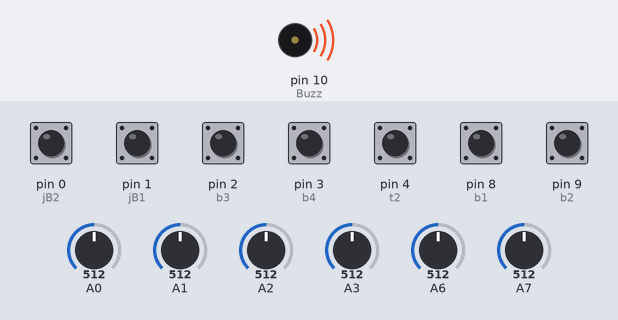
Recording of a sketch running on a simulated Arduino Nano, built with avr-gcc and run on an emulated ATmega328P. On the bench: buzzer (waves = sounding). Inputs (shaded band) come from the test bench; at power-on: pin 0 (jB2), pin 1 (jB1), pin 2 (b3), pin 3 (b4), pin 4 (t2), pin 8 (b1), pin 9 (b2) HIGH, A0 = 512, A1 = 512, A2 = 512, A3 = 512, A6 = 512, A7 = 512. No radio packets arrive unless stated.

Above: at 0.1 s.
At 2.3 s:
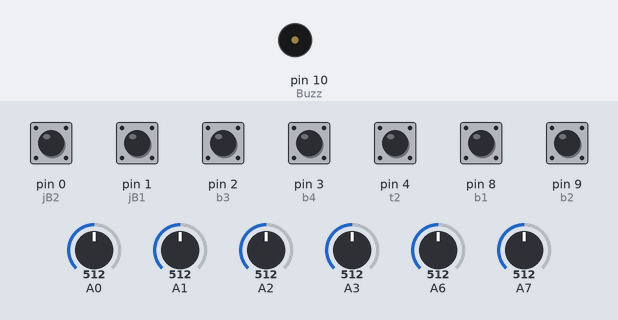
Timing chart, 0 to 3.8 s (numbered marks = the images above):
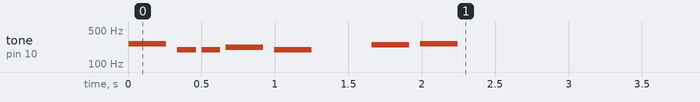

The sketch:

Arduino_Code_transmetter.ino
```cpp
//Project created by Mhamdi Ghaith
//facebook page: HardSoftRoboticsMh: https://www.facebook.com/profile.php?id=61574058525266
//Github: ghaithmhamd: https://github.com/ghaithmhamd
#include <SPI.h>
#include <nRF24L01.h>
#include <RF24.h>

#define Buzz 10
#define jB1 1  // Joystick button 1
#define jB2 0  // Joystick button 2
#define t1 7   // Toggle switch 1
#define t2 4   // Toggle switch 2
#define b1 8   // Button 1
#define b2 9   // Button 2
#define b3 2   // Button 3
#define b4 3   // Button 4

RF24 radio(5, 6);   // nRF24L01 (CE, CSN)
const byte address[6] = "00001";
// Max size of this struct is 32 bytes - NRF24L01 buffer limit
struct Data_Package {
  byte j1PotX;
  byte j1PotY;
  byte j1Button;
  byte j2PotX;
  byte j2PotY;
  byte j2Button;
  byte pot1;
  byte pot2;
  byte tSwitch1;
  byte tSwitch2;
  byte button1;
  byte button2;
  byte button3;
  byte button4;
};
Data_Package data;
void setup() {
  radio.begin();
  tone(Buzz, 262, 255);
  delay(331);
  tone(Buzz, 196, 127);
  delay(165);
  tone(Buzz, 196, 127);
  delay(165);
  tone(Buzz, 220, 255);
  delay(331);
  tone(Buzz, 196, 255);
  delay(331);
  tone(Buzz, 0  , 255);
  delay(331);
  tone(Buzz, 247, 255);
  delay(331);
  tone(Buzz, 262, 255);
  delay(331);
  noTone(Buzz);
  radio.openReadingPipe(0, address);
  radio.setAutoAck(false);
  radio.setDataRate(RF24_250KBPS);
  radio.setPALevel(RF24_PA_MAX);
  radio.startListening();
  radio.stopListening();
  radio.openWritingPipe(address);

  pinMode(jB1, INPUT_PULLUP);
  pinMode(jB2, INPUT_PULLUP);
  pinMode(t1, INPUT_PULLUP);
  pinMode(t2, INPUT_PULLUP);
  pinMode(b1, INPUT_PULLUP);
  pinMode(b2, INPUT_PULLUP);
  pinMode(b3, INPUT_PULLUP);
  pinMode(b4, INPUT_PULLUP);

  data.j1PotX = 127; // Values from 0 to 255. When Joystick is in resting position, the value is in the middle, or 127. We actually map the pot value from 0 to 1023 to 0 to 255 because that's one BYTE value
  data.j1PotY = 127;
  data.j2PotX = 127;
  data.j2PotY = 127;
  data.j1Button = 1;
  data.j2Button = 1;
  data.pot1 = 1;
  data.pot2 = 1;
  data.tSwitch1 = 1;
  data.tSwitch2 = 1;
  data.button1 = 1;
  data.button2 = 1;
  data.button3 = 1;
  data.button4 = 1;
}
void loop() {
  data.j1PotX = map(analogRead(A1), 0, 1023, 0, 255);
  data.j1PotY = map(analogRead(A0), 0, 1023, 0, 255);
  data.j2PotX = map(analogRead(A2), 0, 1023, 0, 255);
  data.j2PotY = map(analogRead(A3), 0, 1023, 0, 255);
  data.pot1 = map(analogRead(A7), 0, 1023, 0, 255);
  data.pot2 = map(analogRead(A6), 0, 1023, 0, 255);

  data.j1Button = digitalRead(jB1);
  data.j2Button = digitalRead(jB2);
  data.tSwitch2 = digitalRead(t2);
  data.button1 = digitalRead(b1);
  data.button2 = digitalRead(b2);
  data.button3 = digitalRead(b3);
  data.button4 = digitalRead(b4);

  radio.write(&data, sizeof(Data_Package));
}
```
